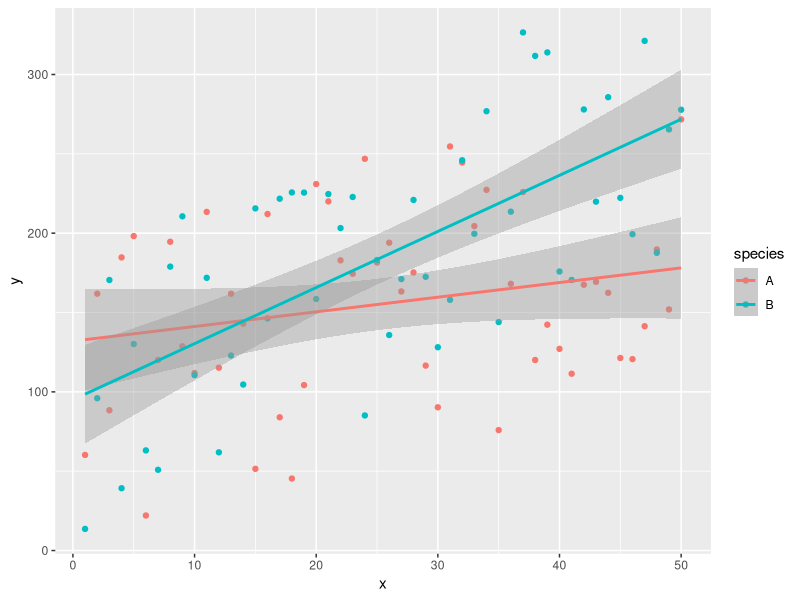

Source code (R):
## ---- chunk 1
library(tidyverse)
library(kableExtra)
library(ape)
## ---- chunk 2
set.seed(123)
x.A=1:50
y.A=x.A*2+runif(50,1,200)
x.B=1:50
y.B=x.B*3.5+runif(50,1,200)

d <- tibble(x=c(x.A,x.B),y=c(y.A,y.B),species=c(rep("A",50),rep("B",50)))

d%>%
  ggplot(aes(x,y,col=species))+geom_point()+geom_smooth(method="lm")



## ---- chunk 3
fit_1 <- lm(y~x,data=d)

anova(fit_1)
## ---- chunk 4
summary(fit_1)

## ---- chunk 5
fit_2 <- lm(y~x+species,d)
anova(fit_2)
## ---- chunk 6
fit_3 <- lm(y~x*species,d)
anova(fit_3)
## ---- chunk 7
lapply(list(fit_1,fit_2,fit_3),
       function(x) setNames(anova(x)$`Pr(>F)`,rownames(anova(x))))

## ---- chunk 8
sapply(list(fit_1,fit_2,fit_3),
       logLik)
## ---- chunk 9
AIC(fit_1,fit_2,fit_3)
